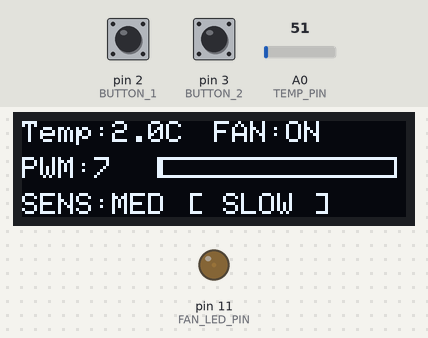
This sketch was run on a simulated Arduino Uno, built with avr-gcc and run on an emulated ATmega328P. On the bench: 128×32 one-colour display, output pins drawn as LEDs (lit = HIGH). The test bench sets the inputs (shaded band); at power-on: A0 (TEMP_PIN) = 51, pin 2 (BUTTON_1) HIGH, pin 3 (BUTTON_2) HIGH. What the sketch prints to the serial monitor is not drawn.

Above: at 2.7 s.
2.8 s: A0 (TEMP_PIN) set to 23
At 4.3 s:
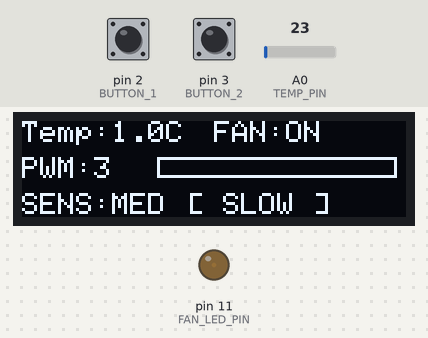
4.9 s: A0 (TEMP_PIN) set to 19
At 5.9 s:
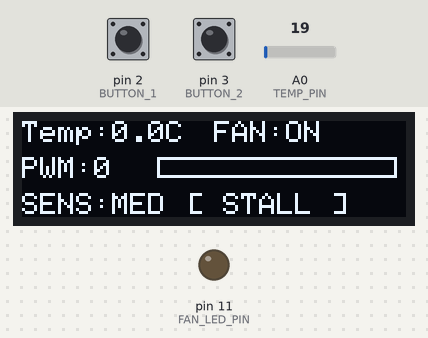
6.9 s: pin 2 (BUTTON_1) pulled LOW for 0.15 s
At 7.6 s:
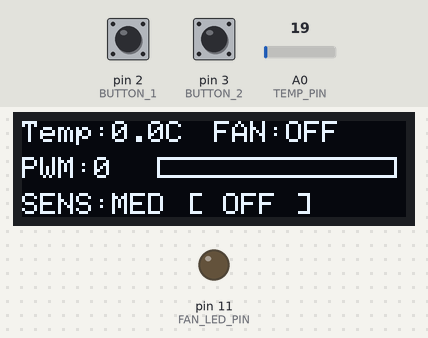
8.5 s: pin 3 (BUTTON_2) pulled LOW for 0.15 s
At 8.8 s:
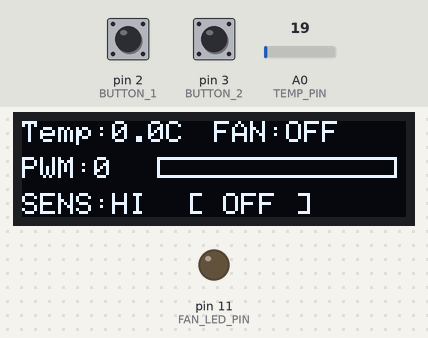
10.1 s: pin 2 (BUTTON_1) pulled LOW for 1 s
At 11.2 s:
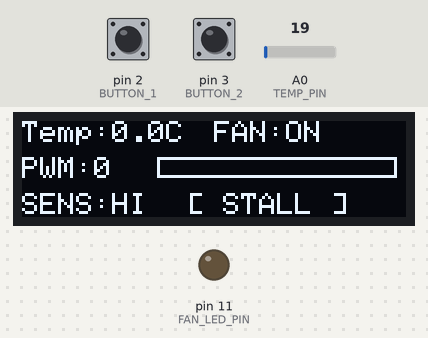
12.6 s: pin 3 (BUTTON_2) pulled LOW for 1 s
At 13.1 s:
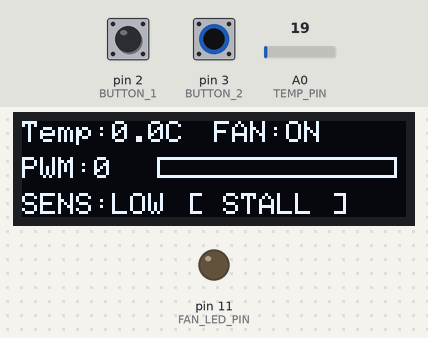
Timing chart, 0 to 15.6 s (numbered marks = the images above; inputs shaded):
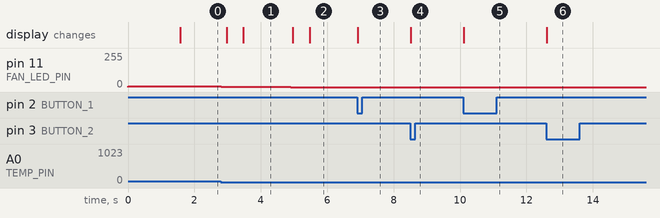

The sketch:

fan_controller.ino
```cpp
/*
 * Fan Controller
 * - Timer2 PWM on Pin 11 (OC2A) ~244Hz for LED/fan
 * - Timer1 interrupt every 50ms to take ADC sample
 * - 10 samples per average (~500ms update rate)
 * - Button1 (D2): toggle fan on/off
 * - Button2 (D3): cycle sensitivity LOW/MED/HI
 */

#include <Wire.h>
#include <Adafruit_GFX.h>
#include <Adafruit_SSD1306.h>

/* ================= OLED ================= */
#define SCREEN_WIDTH   128
#define SCREEN_HEIGHT  32
#define OLED_RESET     -1
#define SCREEN_ADDRESS 0x3C
Adafruit_SSD1306 display(SCREEN_WIDTH, SCREEN_HEIGHT, &Wire, OLED_RESET);

/* GPIO PINS  */
#define BUTTON_1    2
#define BUTTON_2    3
#define TEMP_PIN    A0
#define FAN_LED_PIN 11

/*  POT RANGE  */
#define TEMP_MIN  0.0
#define TEMP_MAX  50.0

/*  SENSITIVITY  */
const float sensMultiplier[3] = { 0.4, 0.7, 1.0 };
const char* sensLabel[3]      = { "LOW", "MED", "HI" };

/*  STATE  */
volatile bool    gFanOn     = true;
volatile uint8_t gSensLevel = 1;
volatile bool    gBtn1Flag  = false;
volatile bool    gBtn2Flag  = false;

volatile uint8_t gSampleIndex = 0;
volatile long    gSampleSum   = 0.0;
volatile bool    gSampleReady = false;
volatile float   gAvgRaw      = 0.0;

uint8_t gPWMValue = 0;

/* ================= ISRs ================= */
void isr_btn1() {
  static unsigned long lastPress = 0; // simple debounce
  if (millis() - lastPress > 200) {   // 200ms
    gBtn1Flag = true;                 // set flag, actual toggle happens in main loop
    lastPress = millis();
  }
}

void isr_btn2() {
  static unsigned long lastPress = 0; // simple debounce
  if (millis() - lastPress > 200) {   // 200ms
    gBtn2Flag = true;                 // set flag, actual sensitivity change happens in main loop
    lastPress = millis();
  }
}

ISR(TIMER1_COMPA_vect) {
  int reading = analogRead(TEMP_PIN);         // Read ADC value (0-1023)
  float tempC = map(reading, 0, 1023, 0, 50); // Convert ADC to temperature (0-50C range)
  gSampleSum  += tempC;                       // Accumulate for averaging
  gSampleIndex++;                             // Increment sample count

  OCR2A = gFanOn ? calculatePWM(tempC) : 0;   // Update PWM immediately

  if (gSampleIndex >= 10) {                   // After 10 samples (~500ms)
    gAvgRaw      = gSampleSum / 10.0;         // Calculate average
    gSampleSum   = 0;
    gSampleIndex = 0;
    gSampleReady = true;
  }
}

/*  SETUP  */
void setup() {
  Serial.begin(9600);

  pinMode(BUTTON_1,    INPUT);
  pinMode(BUTTON_2,    INPUT);
  pinMode(FAN_LED_PIN, OUTPUT);

  attachInterrupt(digitalPinToInterrupt(BUTTON_1), isr_btn1, FALLING);
  attachInterrupt(digitalPinToInterrupt(BUTTON_2), isr_btn2, FALLING);

  noInterrupts();

  // Timer2 Fast PWM on pin 11 ~244Hz
  TCCR2A = 0;
  TCCR2B = 0;
  TCCR2A |= (1 << WGM21) | (1 << WGM20); // Fast PWM mode
  TCCR2A |= (1 << COM2A1);               // Clear OC2A on compare match
  TCCR2B |= (1 << CS22) | (1 << CS21);   // Prescaler 256 -> ~244Hz
  OCR2A = 0;

  // Timer1 CTC every 50ms
  TCCR1A = 0;
  TCCR1B = 0;
  TCCR1B |= (1 << WGM12);  // CTC mode
  TCCR1B |= (1 << CS12);   // Prescaler 256
  OCR1A   = 3124;
  TIMSK1 |= (1 << OCIE1A); // Enable Timer1 compare interrupt

  interrupts();

  // OLED init
  if (!display.begin(SSD1306_SWITCHCAPVCC, SCREEN_ADDRESS)) {
    Serial.println(F("SSD1306 FAILED"));
    for (;;);
  }
  Serial.println("Display OK");

  // Force a real splash immediately so we know it's alive
  display.clearDisplay();
  display.setTextColor(SSD1306_WHITE);
  display.setTextSize(1);
  display.setCursor(0, 0);
  display.println("Fan Controller");
  display.println("Ready!");
  display.display();
  delay(1500);

  Serial.println("Fan Controller Ready");
  Serial.println("Turn pot | BTN1=Fan on/off | BTN2=Sensitivity");
}

void loop() {

  if (gBtn1Flag) {
    gBtn1Flag = false;               // Clear flag
    gFanOn = !gFanOn;                // Toggle fan state
    OCR2A = gFanOn ? gPWMValue : 0;  // Update PWM immediately on fan toggle
    updateDisplay();
    Serial.print(">> Fan: ");
    Serial.println(gFanOn ? "ON" : "OFF"); // Print new state to serial
  }

  if (gBtn2Flag) {
    gBtn2Flag = false;
    gSensLevel = (gSensLevel + 1) % 3; // Cycle sensitivity level
    updateDisplay();
    Serial.print(">> Sens: ");
    Serial.println(sensLabel[gSensLevel]);
  }

  if (gSampleReady) {
    gSampleReady = false;
    gPWMValue = calculatePWM(gAvgRaw); // Update PWM based on new average temperature
    updateDisplay();                   // Refresh OLED with new values

    Serial.print("Temp: "); Serial.print(gAvgRaw, 1); Serial.print("C");
    Serial.print(" | PWM: ");    Serial.print(gPWMValue);
    Serial.print("/255 | Fan:"); Serial.print(gFanOn ? "ON" : "OFF");
    Serial.print(" | Sens: ");   Serial.println(sensLabel[gSensLevel]);
  }
}

void updateDisplay() {
  display.clearDisplay();
  display.setTextColor(SSD1306_WHITE);


  // Line 1: ADC value and fan state
  display.setTextSize(1);
  display.setCursor(0, 0);
  display.print("Temp:");
  display.print(gAvgRaw, 1);
  display.print("C");
  display.setCursor(64, 0);
  display.print("FAN:");
  display.print(gFanOn ? "ON " : "OFF");

  // Line 2: PWM bar
  display.setCursor(0, 12);
  display.print("PWM:");
  display.print(gPWMValue);
  int barW = map(gPWMValue, 0, 255, 0, 80);
  display.drawRect(45, 12, 80, 7, SSD1306_WHITE);
  display.fillRect(45, 12, barW, 7, SSD1306_WHITE);

  // Line 3: sensitivity + speed label
  display.setCursor(0, 24);
  display.print("SENS:");
  display.print(sensLabel[gSensLevel]);
  display.setCursor(55, 24);
  if (!gFanOn)             display.print("[ OFF ]");
  else if (gPWMValue == 0) display.print("[ STALL ]");
  else if (gPWMValue < 85) display.print("[ SLOW ]");
  else if (gPWMValue < 170)display.print("[ MED  ]");
  else                     display.print("[ FAST ]");

  display.display();
}

uint8_t calculatePWM(float raw) {
  if (!gFanOn)         return 0;
  if (raw <= TEMP_MIN) return 0;
  if (raw >= TEMP_MAX) return (uint8_t)(255 * sensMultiplier[gSensLevel]);

  float ratio = (raw - TEMP_MIN) / (TEMP_MAX - TEMP_MIN);
  return (uint8_t)(ratio * 255.0 * sensMultiplier[gSensLevel]);
}
```

Measured:
- the behaviour switches between 21 and 20 on A0 (TEMP_PIN) (found by bisection; images 1 and 2)
- after the input at 2.8 s, pin 11 (FAN_LED_PIN): 7/255 → 3/255 at once; the display: first changes after 0.17 s (image 1 shows a later state)
- after the input at 4.9 s, pin 11 (FAN_LED_PIN): 3/255 → 0/255 at once; the display: first changes after 0.07 s (image 2 shows a later state)
- after the input at 6.9 s, the display: changes at once (image 3)
- after the input at 8.5 s, the display: changes at once (image 4)
- after the input at 10.1 s, the display: changes at once (image 5)
- after the input at 12.6 s, the display: changes at once (image 6)
